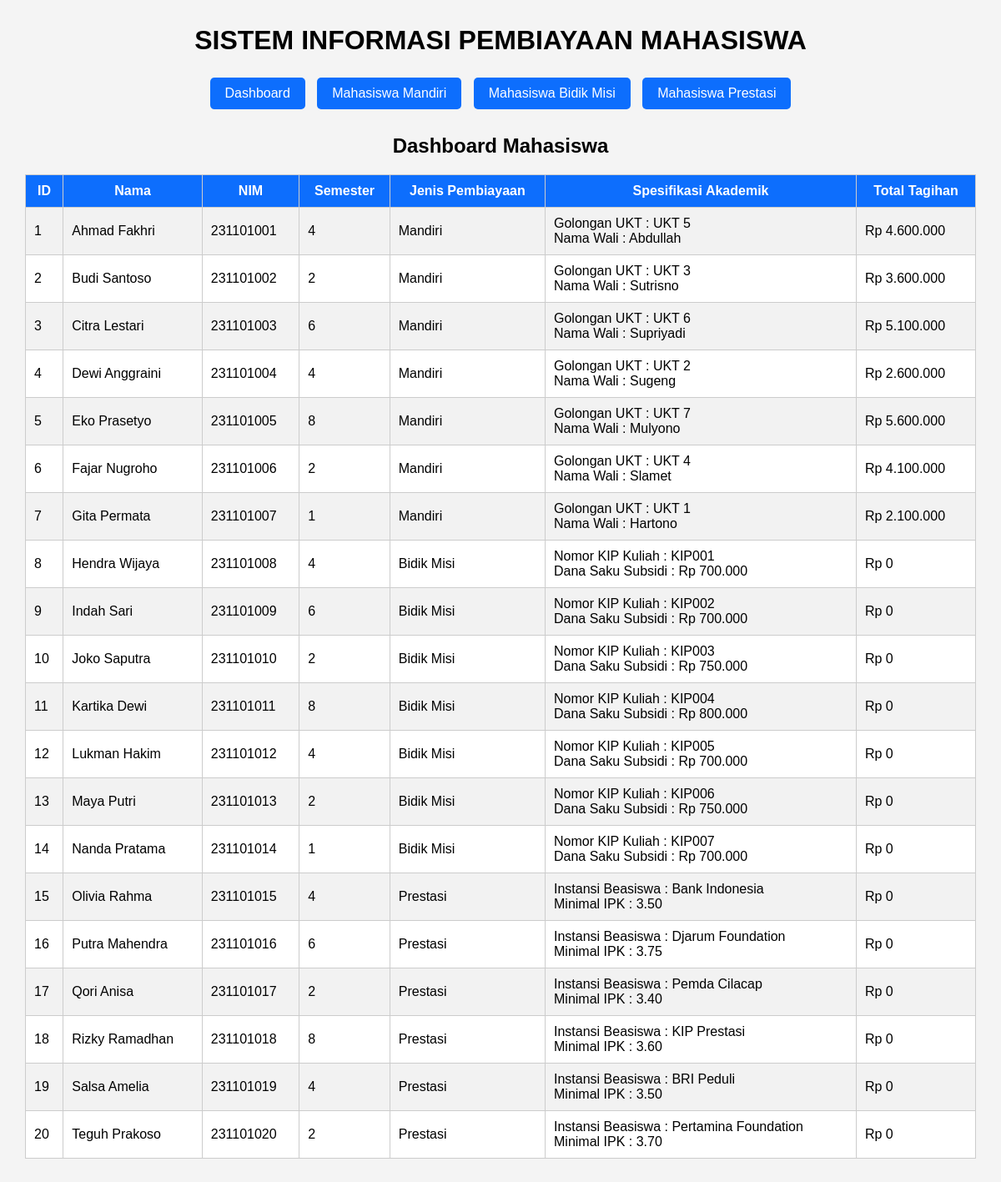
The page / on the database its author committed.
### tables this page shows
CREATE TABLE `tabel_mahasiswa` (
  `id_mahasiswa` int NOT NULL,
  `nama_mahasiswa` varchar(100) NOT NULL,
  `nim` varchar(20) NOT NULL,
  `semester` int NOT NULL,
  `tarif_ukt_nominal` decimal(12,2) NOT NULL,
  `jenis_pembiayaan` enum('Mandiri','BidikMisi','Prestasi') NOT NULL,
  `golongan_ukt` varchar(10) DEFAULT NULL,
  `nama_wali` varchar(100) DEFAULT NULL,
  `nomor_kip_kuliah` varchar(30) DEFAULT NULL,
  `dana_saku_subsidi` decimal(12,2) DEFAULT NULL,
  `nama_instansi_beasiswa` varchar(100) DEFAULT NULL,
  `minimal_ipk_syarat` decimal(3,2) DEFAULT NULL
);

### Mahasiswa.php (called while the page is built, shortened)
<?php
abstract class Mahasiswa
{
    protected $id_mahasiswa;
    protected $nama_mahasiswa;
    protected $nim;
    protected $semester;
    public function __construct($id_mahasiswa, $nama_mahasiswa, $nim, $semester, $tarifUktNominal)
    {
        $this->id_mahasiswa = $id_mahasiswa;
        $this->nama_mahasiswa = $nama_mahasiswa;
        $this->nim = $nim;
        $this->semester = $semester;
        $this->tarifUktNominal = $tarifUktNominal;
    }
    public function getIdMahasiswa()
    {
        return $this->id_mahasiswa;
    }
    public function getNamaMahasiswa()
    {
        return $this->nama_mahasiswa;
    }
    public function getNim()
    {
        return $this->nim;
    }
    public function getSemester()
    {
        return $this->semester;
    }
}
?>

### index.php (the view, shortened to what this page needs)
<?php
require_once "MahasiswaMandiri.php";
require_once "MahasiswaBidikMisi.php";
require_once "MahasiswaPrestasi.php";
$conn = Database::getInstance()->getConnection();
$menu = isset($_GET['menu']) ? $_GET['menu'] : 'dashboard';
switch ($menu) {
    default:
        $data = array_merge(
            MahasiswaMandiri::getAll($conn),
            MahasiswaBidikMisi::getAll($conn),
            MahasiswaPrestasi::getAll($conn)
        );
        $judul = "Dashboard Mahasiswa";
        break;
}
?>
<!DOCTYPE html>
<html lang="id">
<head>
</head>
<body>
<h1>SISTEM INFORMASI PEMBIAYAAN MAHASISWA</h1>
<div class="menu">
<a href="?menu=dashboard">Dashboard</a>
<a href="?menu=mandiri">Mahasiswa Mandiri</a>
<a href="?menu=bidik">Mahasiswa Bidik Misi</a>
<a href="?menu=prestasi">Mahasiswa Prestasi</a>
</div>
<h2><?= $judul ?></h2>
<table>
<tr>
<th>ID</th>
<th>Nama</th>
<th>NIM</th>
<th>Semester</th>
<th>Jenis Pembiayaan</th>
<th>Spesifikasi Akademik</th>
<th>Total Tagihan</th>
</tr>
<?php foreach($data as $mhs): ?>
<tr>
<td><?= $mhs->getIdMahasiswa(); ?></td>
<td><?= $mhs->getNamaMahasiswa(); ?></td>
<td><?= $mhs->getNim(); ?></td>
<td><?= $mhs->getSemester(); ?></td>
<td>
<?php
if($mhs instanceof MahasiswaMandiri){
    echo "Mandiri";
}
elseif($mhs instanceof MahasiswaBidikMisi){
    echo "Bidik Misi";
}
else{
    echo "Prestasi";
}
?>
</td>
<td><?= $mhs->tampilkanSpesifikasiAkademik(); ?></td>
<td>
Rp <?= number_format($mhs->hitungTagihanSemester(),0,',','.'); ?>
</td>
</tr>
<?php endforeach; ?>
</table>
</body>
</html>

### MahasiswaMandiri.php (shortened to what this page needs)
<?php
require_once "Mahasiswa.php";
class MahasiswaMandiri extends Mahasiswa
{
    protected $golonganUkt;
    protected $namaWali;
    public function __construct(
        $id_mahasiswa,
        $nama_mahasiswa,
        $nim,
        $semester,
        $tarifUktNominal,
        $golonganUkt,
        $namaWali
    ) {
        $this->golonganUkt = $golonganUkt;
        $this->namaWali = $namaWali;
    }
    public static function getAll($conn)
{
    $sql = "SELECT * FROM tabel_mahasiswa
            WHERE jenis_pembiayaan = 'Mandiri'";
    $stmt = $conn->prepare($sql);
    $stmt->execute();
    $data = [];
    while ($row = $stmt->fetch(PDO::FETCH_ASSOC)) {
        $data[] = new self(
            $row['id_mahasiswa'],
            $row['nama_mahasiswa'],
            $row['nim'],
            $row['semester'],
            $row['tarif_ukt_nominal'],
            $row['golongan_ukt'],
            $row['nama_wali']
        );
    }
    return $data;
}
    public function hitungTagihanSemester()
    {
        return $this->tarifUktNominal + 100000;
    }
    public function tampilkanSpesifikasiAkademik()
    {
        return "Golongan UKT : {$this->golonganUkt}<br>
                Nama Wali : {$this->namaWali}";
    }
}

### MahasiswaBidikMisi.php (shortened to what this page needs)
<?php
require_once "Mahasiswa.php";
class MahasiswaBidikMisi extends Mahasiswa
{
    protected $nomorKipKuliah;
    protected $danaSakuSubsidi;
    public function __construct(
        $id_mahasiswa,
        $nama_mahasiswa,
        $nim,
        $semester,
        $tarifUktNominal,
        $nomorKipKuliah,
        $danaSakuSubsidi
    ) {
        $this->nomorKipKuliah = $nomorKipKuliah;
        $this->danaSakuSubsidi = $danaSakuSubsidi;
    }
    public static function getAll($conn)
{
    $sql = "SELECT * FROM tabel_mahasiswa
            WHERE jenis_pembiayaan = 'BidikMisi'";
    $stmt = $conn->prepare($sql);
    $stmt->execute();
    $data = [];
    while ($row = $stmt->fetch(PDO::FETCH_ASSOC)) {
        $data[] = new self(
            $row['id_mahasiswa'],
            $row['nama_mahasiswa'],
            $row['nim'],
            $row['semester'],
            $row['tarif_ukt_nominal'],
            $row['nomor_kip_kuliah'],
            $row['dana_saku_subsidi']
        );
    }
    return $data;
}
    public function hitungTagihanSemester()
    {
        return 0;
    }
    public function tampilkanSpesifikasiAkademik()
    {
        return "Nomor KIP Kuliah : {$this->nomorKipKuliah}<br>
                Dana Saku Subsidi : Rp " . number_format($this->danaSakuSubsidi, 0, ',', '.');
    }
}

### MahasiswaPrestasi.php (shortened to what this page needs)
<?php
require_once "Mahasiswa.php";
class MahasiswaPrestasi extends Mahasiswa
{
    protected $namaInstansiBeasiswa;
    protected $minimalIpkSyarat;
    public function __construct(
        $id_mahasiswa,
        $nama_mahasiswa,
        $nim,
        $semester,
        $tarifUktNominal,
        $namaInstansiBeasiswa,
        $minimalIpkSyarat
    ) {
        $this->namaInstansiBeasiswa = $namaInstansiBeasiswa;
        $this->minimalIpkSyarat = $minimalIpkSyarat;
    }
    public static function getAll($conn)
{
    $sql = "SELECT * FROM tabel_mahasiswa
            WHERE jenis_pembiayaan = 'Prestasi'";
    $stmt = $conn->prepare($sql);
    $stmt->execute();
    $data = [];
    while ($row = $stmt->fetch(PDO::FETCH_ASSOC)) {
        $data[] = new self(
            $row['id_mahasiswa'],
            $row['nama_mahasiswa'],
            $row['nim'],
            $row['semester'],
            $row['tarif_ukt_nominal'],
            $row['nama_instansi_beasiswa'],
            $row['minimal_ipk_syarat']
        );
    }
    return $data;
}
    public function hitungTagihanSemester()
    {
        return $this->tarifUktNominal * 0.25;
    }
    public function tampilkanSpesifikasiAkademik()
    {
        return "Instansi Beasiswa : {$this->namaInstansiBeasiswa}<br>
                Minimal IPK : {$this->minimalIpkSyarat}";
    }
}

### index.php (style rules this page uses)
body { font-family:Arial, Helvetica, sans-serif; background:#f4f4f4; margin:30px; }
h1,h2 { text-align:center; }
.menu { text-align:center; margin-bottom:25px; }
.menu a { text-decoration:none; background:#0d6efd; color:white; padding:10px 18px; border-radius:5px; margin:5px; display:inline-block; }
table { width:100%; border-collapse:collapse; background:white; }
th,td { border:1px solid #ccc; padding:10px; }
th { background:#0d6efd; color:white; }
tr:nth-child(even) { background:#f2f2f2; }

### rows shown on the page
tabel_mahasiswa: id_mahasiswa "1", nama_mahasiswa "Ahmad Fakhri", nim "231101001", semester "4", shows "Mandiri", golongan_ukt "UKT 5", nama_wali "Abdullah", tarif_ukt_nominal "4.600.000"
tabel_mahasiswa: id_mahasiswa "2", nama_mahasiswa "Budi Santoso", nim "231101002", semester "2", shows "Mandiri", golongan_ukt "UKT 3", nama_wali "Sutrisno", tarif_ukt_nominal "3.600.000"
tabel_mahasiswa: id_mahasiswa "3", nama_mahasiswa "Citra Lestari", nim "231101003", semester "6", shows "Mandiri", golongan_ukt "UKT 6", nama_wali "Supriyadi", tarif_ukt_nominal "5.100.000"
tabel_mahasiswa: id_mahasiswa "4", nama_mahasiswa "Dewi Anggraini", nim "231101004", semester "4", shows "Mandiri", golongan_ukt "UKT 2", nama_wali "Sugeng", tarif_ukt_nominal "2.600.000"
tabel_mahasiswa: id_mahasiswa "5", nama_mahasiswa "Eko Prasetyo", nim "231101005", semester "8", shows "Mandiri", golongan_ukt "UKT 7", nama_wali "Mulyono", tarif_ukt_nominal "5.600.000"
tabel_mahasiswa: id_mahasiswa "6", nama_mahasiswa "Fajar Nugroho", nim "231101006", semester "2", shows "Mandiri", golongan_ukt "UKT 4", nama_wali "Slamet", tarif_ukt_nominal "4.100.000"
tabel_mahasiswa: id_mahasiswa "7", nama_mahasiswa "Gita Permata", nim "231101007", semester "1", shows "Mandiri", golongan_ukt "UKT 1", nama_wali "Hartono", tarif_ukt_nominal "2.100.000"
tabel_mahasiswa: id_mahasiswa "8", nama_mahasiswa "Hendra Wijaya", nim "231101008", semester "4", shows "Bidik Misi", nomor_kip_kuliah "KIP001", dana_saku_subsidi "700.000", hitungTagihanSemester "0"
tabel_mahasiswa: id_mahasiswa "9", nama_mahasiswa "Indah Sari", nim "231101009", semester "6", shows "Bidik Misi", nomor_kip_kuliah "KIP002", dana_saku_subsidi "700.000", hitungTagihanSemester "0"
tabel_mahasiswa: id_mahasiswa "10", nama_mahasiswa "Joko Saputra", nim "231101010", semester "2", shows "Bidik Misi", nomor_kip_kuliah "KIP003", dana_saku_subsidi "750.000", hitungTagihanSemester "0"
tabel_mahasiswa: id_mahasiswa "11", nama_mahasiswa "Kartika Dewi", nim "231101011", semester "8", shows "Bidik Misi", nomor_kip_kuliah "KIP004", dana_saku_subsidi "800.000", hitungTagihanSemester "0"
tabel_mahasiswa: id_mahasiswa "12", nama_mahasiswa "Lukman Hakim", nim "231101012", semester "4", shows "Bidik Misi", nomor_kip_kuliah "KIP005", dana_saku_subsidi "700.000", hitungTagihanSemester "0"
tabel_mahasiswa: id_mahasiswa "13", nama_mahasiswa "Maya Putri", nim "231101013", semester "2", shows "Bidik Misi", nomor_kip_kuliah "KIP006", dana_saku_subsidi "750.000", hitungTagihanSemester "0"
tabel_mahasiswa: id_mahasiswa "14", nama_mahasiswa "Nanda Pratama", nim "231101014", semester "1", shows "Bidik Misi", nomor_kip_kuliah "KIP007", dana_saku_subsidi "700.000", hitungTagihanSemester "0"
tabel_mahasiswa: id_mahasiswa "15", nama_mahasiswa "Olivia Rahma", nim "231101015", semester "4", shows "Prestasi", nama_instansi_beasiswa "Bank Indonesia", minimal_ipk_syarat "3.50", tarif_ukt_nominal "0"
tabel_mahasiswa: id_mahasiswa "16", nama_mahasiswa "Putra Mahendra", nim "231101016", semester "6", shows "Prestasi", nama_instansi_beasiswa "Djarum Foundation", minimal_ipk_syarat "3.75", tarif_ukt_nominal "0"
tabel_mahasiswa: id_mahasiswa "17", nama_mahasiswa "Qori Anisa", nim "231101017", semester "2", shows "Prestasi", nama_instansi_beasiswa "Pemda Cilacap", minimal_ipk_syarat "3.40", tarif_ukt_nominal "0"
tabel_mahasiswa: id_mahasiswa "18", nama_mahasiswa "Rizky Ramadhan", nim "231101018", semester "8", shows "Prestasi", nama_instansi_beasiswa "KIP Prestasi", minimal_ipk_syarat "3.60", tarif_ukt_nominal "0"
tabel_mahasiswa: id_mahasiswa "19", nama_mahasiswa "Salsa Amelia", nim "231101019", semester "4", shows "Prestasi", nama_instansi_beasiswa "BRI Peduli", minimal_ipk_syarat "3.50", tarif_ukt_nominal "0"
tabel_mahasiswa: id_mahasiswa "20", nama_mahasiswa "Teguh Prakoso", nim "231101020", semester "2", shows "Prestasi", nama_instansi_beasiswa "Pertamina Foundation", minimal_ipk_syarat "3.70", tarif_ukt_nominal "0"

### other values the page prints
$judul "Dashboard Mahasiswa"
